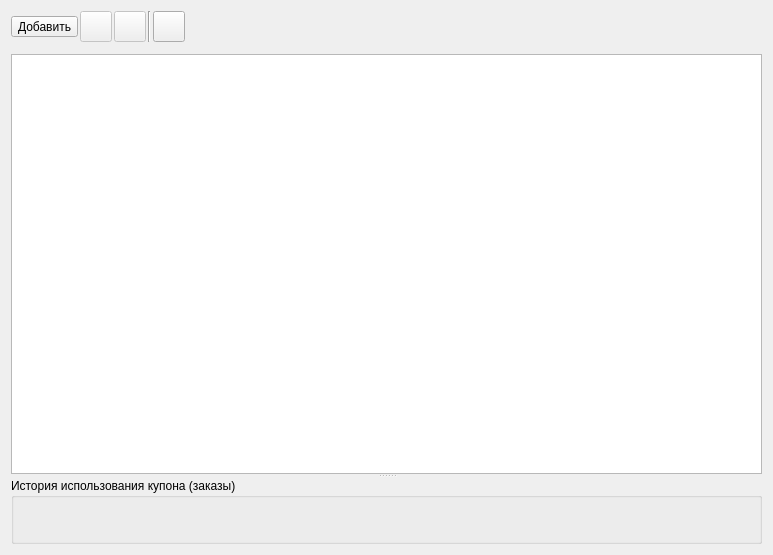
<?xml version="1.0" encoding="UTF-8"?>
<ui version="4.0">
 <class>FormCoupons</class>
 <widget class="QWidget" name="FormCoupons">
  <property name="geometry">
   <rect>
    <x>0</x>
    <y>0</y>
    <width>773</width>
    <height>555</height>
   </rect>
  </property>
  <property name="windowTitle">
   <string>Журнал купонов</string>
  </property>
  <layout class="QVBoxLayout" name="verticalLayout_2">
   <item>
    <layout class="QHBoxLayout" name="horizontalLayout">
     <property name="spacing">
      <number>2</number>
     </property>
     <item>
      <widget class="QToolButton" name="toolButtonAdd">
       <property name="toolTip">
        <string>Добавить новый бренд</string>
       </property>
       <property name="text">
        <string>Добавить</string>
       </property>
       <property name="icon">
        <iconset resource="../../res.qrc">
         <normaloff>:/32/icons/32x32/add.png</normaloff>:/32/icons/32x32/add.png</iconset>
       </property>
       <property name="iconSize">
        <size>
         <width>24</width>
         <height>24</height>
        </size>
       </property>
       <property name="toolButtonStyle">
        <enum>Qt::ToolButtonTextBesideIcon</enum>
       </property>
      </widget>
     </item>
     <item>
      <widget class="QToolButton" name="toolButtonEdit">
       <property name="enabled">
        <bool>false</bool>
       </property>
       <property name="toolTip">
        <string>Редактировать текущий бренд</string>
       </property>
       <property name="icon">
        <iconset resource="../../res.qrc">
         <normaloff>:/32/icons/32x32/edit.png</normaloff>:/32/icons/32x32/edit.png</iconset>
       </property>
       <property name="iconSize">
        <size>
         <width>24</width>
         <height>24</height>
        </size>
       </property>
      </widget>
     </item>
     <item>
      <widget class="QToolButton" name="toolButtonDelete">
       <property name="enabled">
        <bool>false</bool>
       </property>
       <property name="toolTip">
        <string>Удалить выбранные бренды</string>
       </property>
       <property name="text">
        <string/>
       </property>
       <property name="icon">
        <iconset resource="../../res.qrc">
         <normaloff>:/32/icons/32x32/delete.png</normaloff>:/32/icons/32x32/delete.png</iconset>
       </property>
       <property name="iconSize">
        <size>
         <width>24</width>
         <height>24</height>
        </size>
       </property>
      </widget>
     </item>
     <item>
      <widget class="Line" name="line">
       <property name="orientation">
        <enum>Qt::Vertical</enum>
       </property>
      </widget>
     </item>
     <item>
      <widget class="QToolButton" name="toolButtonRefresh">
       <property name="enabled">
        <bool>true</bool>
       </property>
       <property name="toolTip">
        <string>Обновить список брендов</string>
       </property>
       <property name="text">
        <string/>
       </property>
       <property name="icon">
        <iconset resource="../../res.qrc">
         <normaloff>:/32/icons/32x32/refresh.png</normaloff>:/32/icons/32x32/refresh.png</iconset>
       </property>
       <property name="iconSize">
        <size>
         <width>24</width>
         <height>24</height>
        </size>
       </property>
      </widget>
     </item>
     <item>
      <spacer name="horizontalSpacer">
       <property name="orientation">
        <enum>Qt::Horizontal</enum>
       </property>
       <property name="sizeHint" stdset="0">
        <size>
         <width>632</width>
         <height>20</height>
        </size>
       </property>
      </spacer>
     </item>
    </layout>
   </item>
   <item>
    <widget class="FrameSearchTable" name="widgetSearch" native="true"/>
   </item>
   <item>
    <widget class="QSplitter" name="splitterCoupons">
     <property name="orientation">
      <enum>Qt::Vertical</enum>
     </property>
     <widget class="QTreeView" name="treeViewCoupons">
      <property name="alternatingRowColors">
       <bool>true</bool>
      </property>
      <property name="selectionMode">
       <enum>QAbstractItemView::ExtendedSelection</enum>
      </property>
      <property name="rootIsDecorated">
       <bool>false</bool>
      </property>
      <property name="sortingEnabled">
       <bool>true</bool>
      </property>
     </widget>
     <widget class="QGroupBox" name="groupBoxHistory">
      <property name="sizePolicy">
       <sizepolicy hsizetype="Preferred" vsizetype="Preferred">
        <horstretch>0</horstretch>
        <verstretch>0</verstretch>
       </sizepolicy>
      </property>
      <property name="title">
       <string>История использования купона (заказы)</string>
      </property>
     </widget>
    </widget>
   </item>
  </layout>
  <action name="actionAdd">
   <property name="icon">
    <iconset resource="../../res.qrc">
     <normaloff>:/32/icons/32x32/add.png</normaloff>:/32/icons/32x32/add.png</iconset>
   </property>
   <property name="text">
    <string>Добавить</string>
   </property>
   <property name="toolTip">
    <string>Создать новый купон</string>
   </property>
   <property name="shortcut">
    <string>Ctrl+Ins</string>
   </property>
  </action>
  <action name="actionEdit">
   <property name="icon">
    <iconset resource="../../res.qrc">
     <normaloff>:/32/icons/32x32/edit.png</normaloff>:/32/icons/32x32/edit.png</iconset>
   </property>
   <property name="text">
    <string>Редактировать</string>
   </property>
   <property name="toolTip">
    <string>Редактировать купон</string>
   </property>
  </action>
  <action name="actionDel">
   <property name="icon">
    <iconset resource="../../res.qrc">
     <normaloff>:/32/icons/32x32/delete.png</normaloff>:/32/icons/32x32/delete.png</iconset>
   </property>
   <property name="text">
    <string>Удалить</string>
   </property>
   <property name="toolTip">
    <string>Удалить выбранные купоны</string>
   </property>
   <property name="shortcut">
    <string>Ctrl+Del</string>
   </property>
  </action>
  <action name="actionCopy">
   <property name="icon">
    <iconset resource="../../res.qrc">
     <normaloff>:/32/icons/32x32/copy.png</normaloff>:/32/icons/32x32/copy.png</iconset>
   </property>
   <property name="text">
    <string>Копировать текст ячейки</string>
   </property>
   <property name="toolTip">
    <string>Копировать текст ячейки</string>
   </property>
   <property name="shortcut">
    <string>Ctrl+C</string>
   </property>
  </action>
  <action name="actionCopyCode">
   <property name="text">
    <string>Копировать код купона</string>
   </property>
   <property name="toolTip">
    <string>Копировать код купона в буфер обмена</string>
   </property>
   <property name="shortcut">
    <string>Shift+C</string>
   </property>
  </action>
 </widget>
 <customwidgets>
  <customwidget>
   <class>FrameSearchTable</class>
   <extends>QWidget</extends>
   <header>framesearchtable.h</header>
   <container>1</container>
  </customwidget>
 </customwidgets>
 <resources>
  <include location="../../res.qrc"/>
 </resources>
 <connections/>
</ui>
